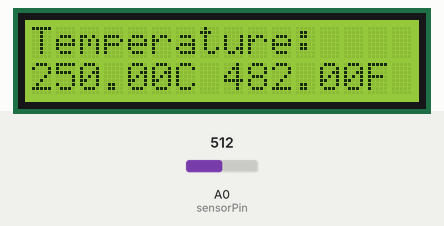
Bench run of a sketch on a simulated Arduino Uno, built with avr-gcc and run on an emulated ATmega328P. Parts: 16×2 character LCD. Inputs (shaded band) come from the test bench; at power-on: A0 (sensorPin) = 512. What the sketch prints to the serial monitor is not drawn.

Above: at 1.2 s.
1.3 s: A0 (sensorPin) set to 716
At 2.7 s:
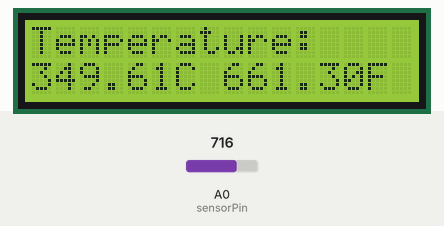
3.6 s: A0 (sensorPin) set to 900
At 5.4 s:
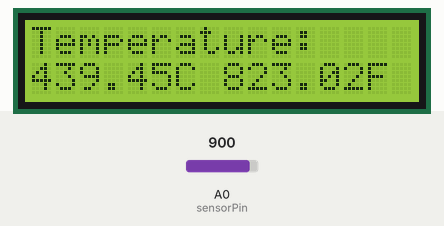
5.7 s: A0 (sensorPin) set to 1023
At 6.9 s:
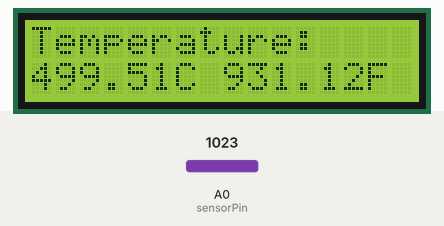
Timing chart, 0 to 8.7 s (numbered marks = the images above; inputs shaded):
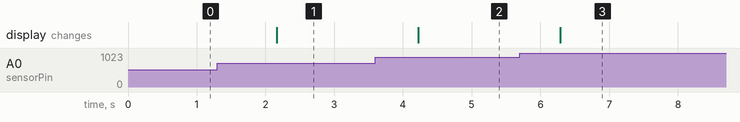

The sketch:

Temperature_monitor.ino
```cpp
 #define sensorPin A0
 #include <LiquidCrystal_I2C.h>
 LiquidCrystal_I2C lcd(0x27, 16, 2);
void setup() {

  Serial.begin(9600);
   lcd.begin(16,2);
   lcd.backlight();
}

void loop() {
  lcd.clear();
  int reading = analogRead(sensorPin);

  float voltage = reading * (5.0 / 1024.0);

  float temperatureC = voltage * 100;

  Serial.print("Temperature: ");

   lcd.setCursor(0,0);
  lcd.print("Temperature:");
  lcd.setCursor(0,1);
  lcd.print(temperatureC);
  lcd.setCursor(6,1);
  lcd.print("C");


  float temperatureF = (temperatureC * 9.0 / 5.0) + 32.0;
  lcd.setCursor(8,1);
  lcd.print(temperatureF);
  lcd.setCursor(14,1);
  lcd.print("F");

  delay(1000);


}
```

Measured:
- after the input at 1.3 s, the display: changes after 0.86 s (image 1)
- after the input at 3.6 s, the display: changes after 0.63 s (image 2)
- after the input at 5.7 s, the display: changes after 0.59 s (image 3)
